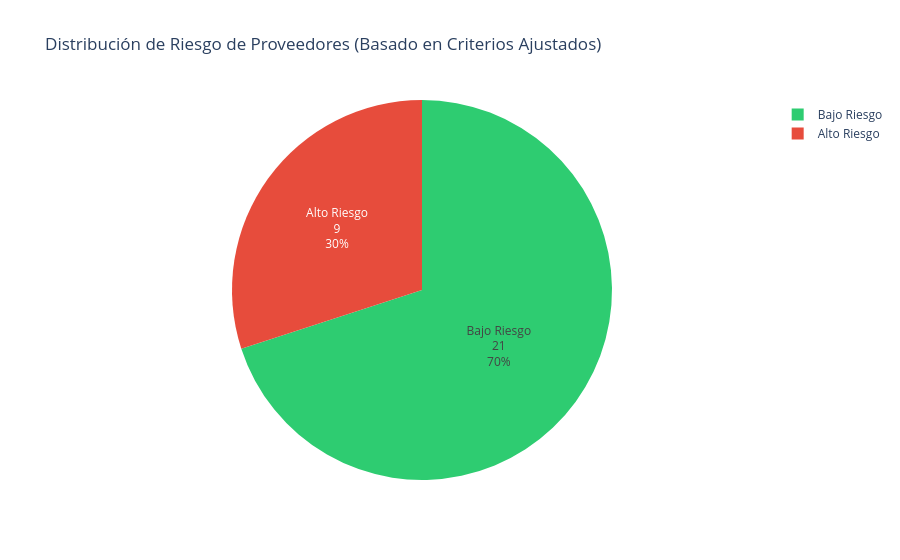

Notebook source saved alongside this figure:
### Markdown cell above
---

## 📊 Paso 3: Clasificación de Riesgo

**Técnica:** Definición de labels basada en umbrales de negocio

**Criterios de alto riesgo (ajustados por cobertura parcial de tracking):**
- `on_time_rate < 0.25`: Muy bajo desempeño en entregas rastreadas
- `delay_rate > 0.40`: Alto porcentaje de retrasos
- `cv_lead_time > 0.45`: Lead time muy variable
- `total_orders < 50`: Historial insuficiente

**Nota:** Los datos tienen ~12% de cobertura de tracking, en producción se busca >90%

### Code cell
# ===== DEFINIR RIESGO CON CRITERIOS DE NEGOCIO REALES =====
# Ajustado por cobertura parcial de tracking (solo ~12% de órdenes tienen eventos)

print("🎯 Definiendo criterios de riesgo...")
print("\n📋 Criterios de clasificación (ajustados por tracking parcial):\n")

criteria = {
    'on_time_rate < 0.25': '❌ Si entrega <25% a tiempo de rastreadas = CRÍTICO',
    'delay_rate > 0.40': '❌ Si >40% de rastreadas retrasadas = RIESGO ALTO',
    'cv_lead_time > 0.45': '❌ Si lead time muy variable (cv>0.45) = RIESGO',
    'total_orders < 50': '⚠️ Si <50 órdenes = historial insuficiente',
}

for criterion, desc in criteria.items():
    print(f"  {desc}")

print("\nℹ️ NOTA SOBRE LOS DATOS:")
print("  - Tracking coverage: ~11.8% de órdenes tienen eventos de transporte")
print("  - En producción: buscamos que >90% tengan tracking")
print("  - Los criterios se ajustan para reflejar datos parciales")

# Aplicar criterios RELAJADOS debido a cobertura de tracking limitada
df_features['is_high_risk'] = (
    (df_features['on_time_rate'] < 0.25) |      # Muy bajo on-time de las rastreadas
    (df_features['delay_rate'] > 0.40) |        # >40% retrasadas de las rastreadas
    (df_features['cv_lead_time'] > 0.45) |      # Lead time muy variable
    (df_features['total_orders'] < 50)          # Muy pocas órdenes
).astype(int)

# Distribución de target
risk_distribution = df_features['is_high_risk'].value_counts()
print("\n🎯 Distribución de Riesgo en Dataset:")
print(f"   - Bajo Riesgo (0): {risk_distribution.get(0, 0)} proveedores ({risk_distribution.get(0, 0) / len(df_features) * 100:.1f}%)")
print(f"   - Alto Riesgo (1): {risk_distribution.get(1, 0)} proveedores ({risk_distribution.get(1, 0) / len(df_features) * 100:.1f}%)")

# Mostrar ejemplos de cada categoría
low_risk_count = risk_distribution.get(0, 0)
high_risk_count = risk_distribution.get(1, 0)

if low_risk_count > 0:
    print("\n✅ EJEMPLOS DE BAJO RIESGO (proveedores confiables):")
    low_risk = df_features[df_features['is_high_risk'] == 0].nlargest(min(3, low_risk_count), 'on_time_rate')
    display(low_risk[['location_id', 'on_time_rate', 'delay_rate', 'cv_lead_time', 'total_orders', 'is_high_risk']])

if high_risk_count > 0:
    print("\n❌ EJEMPLOS DE ALTO RIESGO (proveedores problemáticos):")
    high_risk = df_features[df_features['is_high_risk'] == 1].nsmallest(min(3, high_risk_count), 'on_time_rate')
    display(high_risk[['location_id', 'on_time_rate', 'delay_rate', 'cv_lead_time', 'total_orders', 'is_high_risk']])

# Visualizar balance
if len(risk_distribution) == 2:
    fig = px.pie(
        values=risk_distribution.values,
        names=['Bajo Riesgo', 'Alto Riesgo'],
        title="Distribución de Riesgo de Proveedores (Basado en Criterios Ajustados)",
        color_discrete_sequence=['#2ecc71', '#e74c3c'],  # Verde-Rojo
        labels={'value': 'Cantidad'}
    )
    fig.update_traces(textposition='inside', textinfo='label+percent+value')
    fig.show()
else:
    print("\n⚠️ Distribución desbalanceada - usando barplot en su lugar")
    risk_counts = df_features['is_high_risk'].value_counts().sort_index()
    fig = px.bar(
        x=['Bajo Riesgo', 'Alto Riesgo'][:len(risk_counts)],
        y=risk_counts.values,
        title="Distribución de Riesgo de Proveedores",
        color=['#2ecc71', '#e74c3c'][:len(risk_counts)],
        labels={'x': 'Categoría de Riesgo', 'y': 'Cantidad'},
        text='y'
    )
    fig.update_traces(textposition='outside')
    fig.show()

print("\n✅ Paso 3 completado")

### Figure 1 — Plotly figure (JSON) as saved in the notebook; plotly's stock layout.template omitted (floating-point values rounded to 4 significant figures)
{"data": [{"domain": {"x": [0, 1], "y": [0, 1]}, "hovertemplate": "label=%{label}<br>value=%{value}<extra></extra>", "labels": ["Bajo Riesgo", "Alto Riesgo"], "legendgroup": "", "name": "", "showlegend": true, "textinfo": "label+percent+value", "textposition": "inside", "type": "pie", "values": [21, 9]}], "layout": {"legend": {"tracegroupgap": 0}, "piecolorway": ["#2ecc71", "#e74c3c"], "title": {"text": "Distribución de Riesgo de Proveedores (Basado en Criterios Ajustados)"}}}
